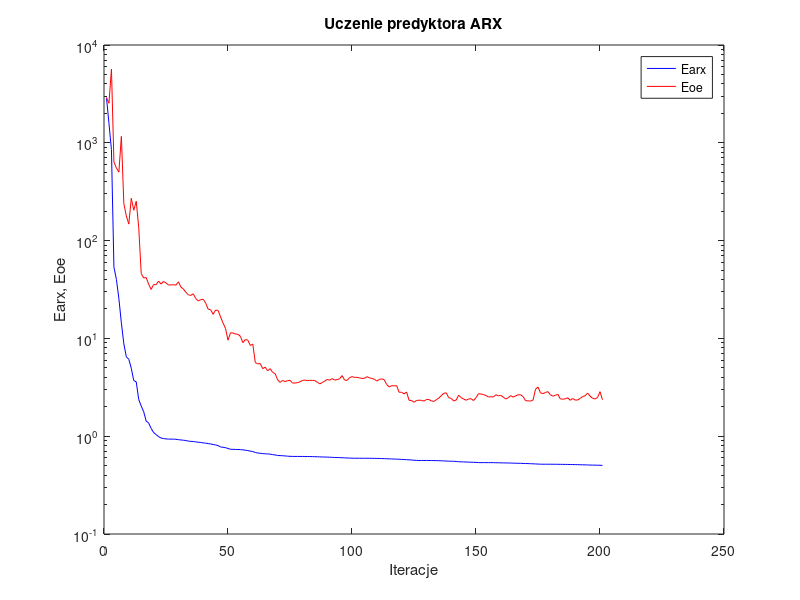
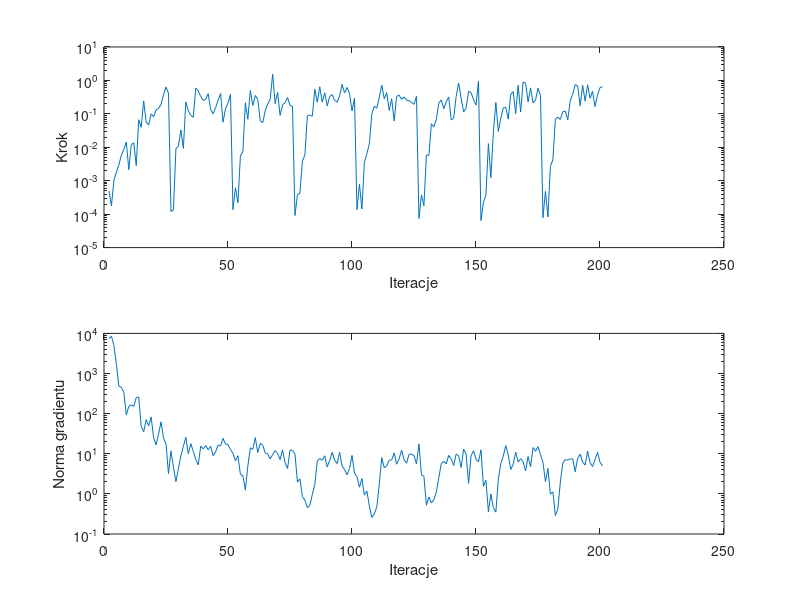

Source code (MATLAB) for these figures, in order:
%uczenie predyktora arx
clear all;
n=0; farx(n+1)=2.887799e+003; foe(n+1)=2.897986e+003; wspucz(n+1)=0.000000e+000; ng(n+1)=0.000000e+000;
%odnowa zmiennej metryki
n=1; farx(n+1)=1.578792e+003; foe(n+1)=2.537748e+003; krok(n+1)=4.981850e-004; ng(n+1)=7.393677e+003;
n=2; farx(n+1)=8.501937e+002; foe(n+1)=5.681691e+003; krok(n+1)=1.784716e-004; ng(n+1)=8.518064e+003;
n=3; farx(n+1)=5.343358e+001; foe(n+1)=6.376907e+002; krok(n+1)=1.037622e-003; ng(n+1)=4.990294e+003;
n=4; farx(n+1)=4.015547e+001; foe(n+1)=5.523789e+002; krok(n+1)=1.812955e-003; ng(n+1)=1.700063e+003;
n=5; farx(n+1)=2.549330e+001; foe(n+1)=5.013459e+002; krok(n+1)=3.009584e-003; ng(n+1)=4.828754e+002;
n=6; farx(n+1)=1.440837e+001; foe(n+1)=1.164061e+003; krok(n+1)=5.829556e-003; ng(n+1)=4.549910e+002;
n=7; farx(n+1)=8.795182e+000; foe(n+1)=2.381747e+002; krok(n+1)=8.647968e-003; ng(n+1)=3.358398e+002;
n=8; farx(n+1)=6.484482e+000; foe(n+1)=1.788830e+002; krok(n+1)=1.438335e-002; ng(n+1)=9.268668e+001;
n=9; farx(n+1)=6.122589e+000; foe(n+1)=1.475626e+002; krok(n+1)=2.145173e-003; ng(n+1)=1.521160e+002;
n=10; farx(n+1)=4.952292e+000; foe(n+1)=2.707202e+002; krok(n+1)=1.199953e-002; ng(n+1)=1.655618e+002;
n=11; farx(n+1)=3.707748e+000; foe(n+1)=2.044056e+002; krok(n+1)=1.370811e-002; ng(n+1)=1.517305e+002;
n=12; farx(n+1)=3.594379e+000; foe(n+1)=2.527563e+002; krok(n+1)=2.818159e-003; ng(n+1)=2.518861e+002;
n=13; farx(n+1)=2.371421e+000; foe(n+1)=1.362271e+002; krok(n+1)=6.659479e-002; ng(n+1)=2.598182e+002;
n=14; farx(n+1)=2.036600e+000; foe(n+1)=4.614915e+001; krok(n+1)=3.968448e-002; ng(n+1)=4.819433e+001;
n=15; farx(n+1)=1.779994e+000; foe(n+1)=4.149567e+001; krok(n+1)=2.429329e-001; ng(n+1)=3.534091e+001;
n=16; farx(n+1)=1.429318e+000; foe(n+1)=4.188210e+001; krok(n+1)=5.734876e-002; ng(n+1)=7.084444e+001;
n=17; farx(n+1)=1.365690e+000; foe(n+1)=3.588875e+001; krok(n+1)=4.616585e-002; ng(n+1)=4.971505e+001;
n=18; farx(n+1)=1.201624e+000; foe(n+1)=3.165798e+001; krok(n+1)=9.963479e-002; ng(n+1)=8.248123e+001;
n=19; farx(n+1)=1.090448e+000; foe(n+1)=3.554256e+001; krok(n+1)=8.277891e-002; ng(n+1)=2.526909e+001;
n=20; farx(n+1)=1.038989e+000; foe(n+1)=3.539050e+001; krok(n+1)=1.307960e-001; ng(n+1)=1.666715e+001;
n=21; farx(n+1)=9.907582e-001; foe(n+1)=3.856576e+001; krok(n+1)=1.463429e-001; ng(n+1)=3.104350e+001;
n=22; farx(n+1)=9.583996e-001; foe(n+1)=3.596625e+001; krok(n+1)=1.902702e-001; ng(n+1)=6.244944e+001;
n=23; farx(n+1)=9.456182e-001; foe(n+1)=3.819098e+001; krok(n+1)=3.745525e-001; ng(n+1)=2.439064e+001;
n=24; farx(n+1)=9.386041e-001; foe(n+1)=3.692569e+001; krok(n+1)=6.371584e-001; ng(n+1)=1.767840e+001;
n=25; farx(n+1)=9.344880e-001; foe(n+1)=3.516599e+001; krok(n+1)=4.126070e-001; ng(n+1)=3.192204e+000;
%odnowa zmiennej metryki
n=26; farx(n+1)=9.333146e-001; foe(n+1)=3.524785e+001; krok(n+1)=1.192523e-004; ng(n+1)=1.179478e+001;
n=27; farx(n+1)=9.331217e-001; foe(n+1)=3.537108e+001; krok(n+1)=1.337213e-004; ng(n+1)=4.589815e+000;
n=28; farx(n+1)=9.306912e-001; foe(n+1)=3.506367e+001; krok(n+1)=9.030079e-003; ng(n+1)=2.029436e+000;
n=29; farx(n+1)=9.212790e-001; foe(n+1)=3.789507e+001; krok(n+1)=1.091588e-002; ng(n+1)=4.257691e+000;
n=30; farx(n+1)=9.158047e-001; foe(n+1)=3.350117e+001; krok(n+1)=3.294851e-002; ng(n+1)=8.857108e+000;
n=31; farx(n+1)=9.098981e-001; foe(n+1)=3.201395e+001; krok(n+1)=9.296334e-003; ng(n+1)=1.525027e+001;
n=32; farx(n+1)=9.028360e-001; foe(n+1)=2.966057e+001; krok(n+1)=2.268451e-001; ng(n+1)=2.575076e+001;
n=33; farx(n+1)=8.906728e-001; foe(n+1)=2.791981e+001; krok(n+1)=1.238254e-001; ng(n+1)=9.929465e+000;
n=34; farx(n+1)=8.854895e-001; foe(n+1)=2.752198e+001; krok(n+1)=9.010248e-002; ng(n+1)=1.782523e+001;
n=35; farx(n+1)=8.825194e-001; foe(n+1)=2.856634e+001; krok(n+1)=7.925954e-002; ng(n+1)=1.142936e+001;
n=36; farx(n+1)=8.748165e-001; foe(n+1)=2.557957e+001; krok(n+1)=5.949654e-001; ng(n+1)=7.263211e+000;
n=37; farx(n+1)=8.685021e-001; foe(n+1)=2.415294e+001; krok(n+1)=4.836593e-001; ng(n+1)=5.314691e+000;
n=38; farx(n+1)=8.626253e-001; foe(n+1)=2.494809e+001; krok(n+1)=3.307424e-001; ng(n+1)=1.553898e+001;
n=39; farx(n+1)=8.547194e-001; foe(n+1)=2.512830e+001; krok(n+1)=2.522670e-001; ng(n+1)=1.324682e+001;
n=40; farx(n+1)=8.486329e-001; foe(n+1)=2.295454e+001; krok(n+1)=2.711458e-001; ng(n+1)=1.606966e+001;
n=41; farx(n+1)=8.406708e-001; foe(n+1)=1.992537e+001; krok(n+1)=4.014974e-001; ng(n+1)=1.250146e+001;
n=42; farx(n+1)=8.334917e-001; foe(n+1)=1.962324e+001; krok(n+1)=1.362644e-001; ng(n+1)=1.540344e+001;
n=43; farx(n+1)=8.218315e-001; foe(n+1)=1.762821e+001; krok(n+1)=1.003743e-001; ng(n+1)=8.956702e+000;
n=44; farx(n+1)=8.141957e-001; foe(n+1)=1.948358e+001; krok(n+1)=1.545805e-001; ng(n+1)=1.112930e+001;
n=45; farx(n+1)=8.014790e-001; foe(n+1)=1.932568e+001; krok(n+1)=2.522670e-001; ng(n+1)=1.654445e+001;
n=46; farx(n+1)=7.765701e-001; foe(n+1)=1.659008e+001; krok(n+1)=4.063898e-001; ng(n+1)=1.560292e+001;
n=47; farx(n+1)=7.705520e-001; foe(n+1)=1.436888e+001; krok(n+1)=5.625683e-002; ng(n+1)=2.427373e+001;
n=48; farx(n+1)=7.628857e-001; foe(n+1)=1.259987e+001; krok(n+1)=1.452529e-001; ng(n+1)=1.750744e+001;
n=49; farx(n+1)=7.491770e-001; foe(n+1)=9.588210e+000; krok(n+1)=2.097829e-001; ng(n+1)=1.696081e+001;
n=50; farx(n+1)=7.348356e-001; foe(n+1)=1.141256e+001; krok(n+1)=3.854790e-001; ng(n+1)=1.276275e+001;
%odnowa zmiennej metryki
n=51; farx(n+1)=7.340654e-001; foe(n+1)=1.137323e+001; krok(n+1)=1.367364e-004; ng(n+1)=1.018472e+001;
n=52; farx(n+1)=7.325641e-001; foe(n+1)=1.108628e+001; krok(n+1)=6.162400e-004; ng(n+1)=6.671535e+000;
n=53; farx(n+1)=7.311557e-001; foe(n+1)=1.102350e+001; krok(n+1)=2.189959e-004; ng(n+1)=8.926344e+000;
n=54; farx(n+1)=7.288216e-001; foe(n+1)=1.050218e+001; krok(n+1)=5.548179e-003; ng(n+1)=3.075992e+000;
n=55; farx(n+1)=7.255410e-001; foe(n+1)=9.043274e+000; krok(n+1)=7.444102e-003; ng(n+1)=2.836419e+000;
n=56; farx(n+1)=7.190531e-001; foe(n+1)=9.738837e+000; krok(n+1)=2.144024e-001; ng(n+1)=1.241861e+000;
n=57; farx(n+1)=7.130401e-001; foe(n+1)=9.586251e+000; krok(n+1)=6.900644e-002; ng(n+1)=4.981297e+000;
n=58; farx(n+1)=7.032169e-001; foe(n+1)=8.467966e+000; krok(n+1)=5.014424e-001; ng(n+1)=1.408392e+001;
n=59; farx(n+1)=6.973719e-001; foe(n+1)=8.750163e+000; krok(n+1)=1.775417e-001; ng(n+1)=1.282244e+001;
n=60; farx(n+1)=6.813405e-001; foe(n+1)=5.658254e+000; krok(n+1)=3.556863e-001; ng(n+1)=2.519426e+001;
n=61; farx(n+1)=6.737602e-001; foe(n+1)=5.497319e+000; krok(n+1)=2.710777e-001; ng(n+1)=1.079688e+001;
n=62; farx(n+1)=6.687154e-001; foe(n+1)=5.526830e+000; krok(n+1)=6.259203e-002; ng(n+1)=1.807850e+001;
n=63; farx(n+1)=6.638542e-001; foe(n+1)=4.900021e+000; krok(n+1)=5.455281e-002; ng(n+1)=1.635933e+001;
n=64; farx(n+1)=6.607838e-001; foe(n+1)=5.080767e+000; krok(n+1)=1.227474e-001; ng(n+1)=1.049367e+001;
n=65; farx(n+1)=6.584812e-001; foe(n+1)=4.665492e+000; krok(n+1)=1.981883e-001; ng(n+1)=9.939979e+000;
n=66; farx(n+1)=6.560346e-001; foe(n+1)=4.906606e+000; krok(n+1)=2.689113e-001; ng(n+1)=7.458118e+000;
n=67; farx(n+1)=6.481253e-001; foe(n+1)=4.496668e+000; krok(n+1)=1.546899e+000; ng(n+1)=9.473119e+000;
n=68; farx(n+1)=6.437123e-001; foe(n+1)=4.364786e+000; krok(n+1)=2.031949e-001; ng(n+1)=1.194949e+001;
n=69; farx(n+1)=6.350685e-001; foe(n+1)=3.774936e+000; krok(n+1)=4.386596e-001; ng(n+1)=1.024546e+001;
n=70; farx(n+1)=6.332585e-001; foe(n+1)=3.550637e+000; krok(n+1)=9.018109e-002; ng(n+1)=7.125395e+000;
n=71; farx(n+1)=6.313402e-001; foe(n+1)=3.717183e+000; krok(n+1)=1.853482e-001; ng(n+1)=1.255565e+001;
n=72; farx(n+1)=6.286198e-001; foe(n+1)=3.616153e+000; krok(n+1)=2.152723e-001; ng(n+1)=5.973234e+000;
n=73; farx(n+1)=6.249828e-001; foe(n+1)=3.695181e+000; krok(n+1)=3.066947e-001; ng(n+1)=4.281473e+000;
n=74; farx(n+1)=6.226594e-001; foe(n+1)=3.729220e+000; krok(n+1)=1.818254e-001; ng(n+1)=1.233793e+001;
n=75; farx(n+1)=6.216206e-001; foe(n+1)=3.496523e+000; krok(n+1)=1.655202e-001; ng(n+1)=1.212676e+001;
%odnowa zmiennej metryki
n=76; farx(n+1)=6.211487e-001; foe(n+1)=3.496070e+000; krok(n+1)=9.108681e-005; ng(n+1)=9.902811e+000;
n=77; farx(n+1)=6.210713e-001; foe(n+1)=3.529079e+000; krok(n+1)=3.831728e-004; ng(n+1)=1.974708e+000;
n=78; farx(n+1)=6.209233e-001; foe(n+1)=3.597055e+000; krok(n+1)=4.223390e-004; ng(n+1)=2.366862e+000;
n=79; farx(n+1)=6.207891e-001; foe(n+1)=3.712425e+000; krok(n+1)=3.850440e-003; ng(n+1)=8.527175e-001;
n=80; farx(n+1)=6.206175e-001; foe(n+1)=3.749767e+000; krok(n+1)=5.799093e-003; ng(n+1)=7.013839e-001;
n=81; farx(n+1)=6.198278e-001; foe(n+1)=3.698521e+000; krok(n+1)=8.732707e-002; ng(n+1)=4.530117e-001;
n=82; farx(n+1)=6.193555e-001; foe(n+1)=3.729640e+000; krok(n+1)=9.233170e-002; ng(n+1)=5.157568e-001;
n=83; farx(n+1)=6.189142e-001; foe(n+1)=3.719086e+000; krok(n+1)=8.512166e-002; ng(n+1)=9.714385e-001;
n=84; farx(n+1)=6.174226e-001; foe(n+1)=3.706874e+000; krok(n+1)=5.461800e-001; ng(n+1)=1.707955e+000;
n=85; farx(n+1)=6.166002e-001; foe(n+1)=3.569444e+000; krok(n+1)=2.223238e-001; ng(n+1)=6.592876e+000;
n=86; farx(n+1)=6.144717e-001; foe(n+1)=3.425975e+000; krok(n+1)=6.480438e-001; ng(n+1)=7.627344e+000;
n=87; farx(n+1)=6.135850e-001; foe(n+1)=3.539707e+000; krok(n+1)=2.239477e-001; ng(n+1)=6.894429e+000;
n=88; farx(n+1)=6.121752e-001; foe(n+1)=3.663230e+000; krok(n+1)=4.268310e-001; ng(n+1)=8.909015e+000;
n=89; farx(n+1)=6.116315e-001; foe(n+1)=3.803018e+000; krok(n+1)=1.717868e-001; ng(n+1)=4.692784e+000;
n=90; farx(n+1)=6.099256e-001; foe(n+1)=3.738001e+000; krok(n+1)=3.319551e-001; ng(n+1)=6.790821e+000;
n=91; farx(n+1)=6.080421e-001; foe(n+1)=3.879335e+000; krok(n+1)=3.772555e-001; ng(n+1)=1.088396e+001;
n=92; farx(n+1)=6.060728e-001; foe(n+1)=3.753715e+000; krok(n+1)=2.553603e-001; ng(n+1)=6.868132e+000;
n=93; farx(n+1)=6.052797e-001; foe(n+1)=3.789658e+000; krok(n+1)=2.224108e-001; ng(n+1)=5.710700e+000;
n=94; farx(n+1)=6.039358e-001; foe(n+1)=3.870759e+000; krok(n+1)=3.428611e-001; ng(n+1)=1.097087e+001;
n=95; farx(n+1)=6.024547e-001; foe(n+1)=4.167013e+000; krok(n+1)=7.676757e-001; ng(n+1)=4.948920e+000;
n=96; farx(n+1)=6.007875e-001; foe(n+1)=3.753580e+000; krok(n+1)=4.268310e-001; ng(n+1)=4.025835e+000;
n=97; farx(n+1)=5.988694e-001; foe(n+1)=3.723547e+000; krok(n+1)=6.155707e-001; ng(n+1)=3.011017e+000;
n=98; farx(n+1)=5.974503e-001; foe(n+1)=3.969645e+000; krok(n+1)=4.041502e-001; ng(n+1)=4.291375e+000;
n=99; farx(n+1)=5.962025e-001; foe(n+1)=4.064796e+000; krok(n+1)=1.220399e-001; ng(n+1)=9.097479e+000;
n=100; farx(n+1)=5.954214e-001; foe(n+1)=3.994746e+000; krok(n+1)=2.920744e-001; ng(n+1)=3.264457e+000;
%odnowa zmiennej metryki
n=101; farx(n+1)=5.953708e-001; foe(n+1)=4.000353e+000; krok(n+1)=1.354575e-004; ng(n+1)=2.724185e+000;
n=102; farx(n+1)=5.952893e-001; foe(n+1)=3.943848e+000; krok(n+1)=7.854526e-004; ng(n+1)=1.472294e+000;
n=103; farx(n+1)=5.952507e-001; foe(n+1)=3.902445e+000; krok(n+1)=1.422016e-004; ng(n+1)=2.415484e+000;
n=104; farx(n+1)=5.951181e-001; foe(n+1)=3.903514e+000; krok(n+1)=3.544455e-003; ng(n+1)=9.359764e-001;
n=105; farx(n+1)=5.947523e-001; foe(n+1)=4.062495e+000; krok(n+1)=6.446985e-003; ng(n+1)=1.174146e+000;
n=106; farx(n+1)=5.946198e-001; foe(n+1)=3.957796e+000; krok(n+1)=1.274938e-002; ng(n+1)=5.031962e-001;
n=107; farx(n+1)=5.943004e-001; foe(n+1)=3.890934e+000; krok(n+1)=9.990853e-002; ng(n+1)=2.592025e-001;
n=108; farx(n+1)=5.936737e-001; foe(n+1)=3.826209e+000; krok(n+1)=1.690558e-001; ng(n+1)=3.201235e-001;
n=109; farx(n+1)=5.929859e-001; foe(n+1)=3.658658e+000; krok(n+1)=1.471339e-001; ng(n+1)=4.663837e-001;
n=110; farx(n+1)=5.923499e-001; foe(n+1)=3.813466e+000; krok(n+1)=3.125722e-001; ng(n+1)=1.753909e+000;
n=111; farx(n+1)=5.905998e-001; foe(n+1)=3.856762e+000; krok(n+1)=7.214488e-001; ng(n+1)=8.037992e+000;
n=112; farx(n+1)=5.899476e-001; foe(n+1)=3.779420e+000; krok(n+1)=2.847814e-001; ng(n+1)=4.476925e+000;
n=113; farx(n+1)=5.883356e-001; foe(n+1)=3.375455e+000; krok(n+1)=4.310227e-001; ng(n+1)=4.987050e+000;
n=114; farx(n+1)=5.869674e-001; foe(n+1)=3.182850e+000; krok(n+1)=1.269085e-001; ng(n+1)=6.920172e+000;
n=115; farx(n+1)=5.850346e-001; foe(n+1)=3.291101e+000; krok(n+1)=2.828655e-001; ng(n+1)=7.031657e+000;
n=116; farx(n+1)=5.844062e-001; foe(n+1)=3.264091e+000; krok(n+1)=6.079450e-002; ng(n+1)=1.047228e+001;
n=117; farx(n+1)=5.830903e-001; foe(n+1)=3.288388e+000; krok(n+1)=3.337224e-001; ng(n+1)=5.489897e+000;
n=118; farx(n+1)=5.810736e-001; foe(n+1)=2.812375e+000; krok(n+1)=3.607908e-001; ng(n+1)=7.461712e+000;
n=119; farx(n+1)=5.793516e-001; foe(n+1)=2.817192e+000; krok(n+1)=2.710777e-001; ng(n+1)=1.223528e+001;
n=120; farx(n+1)=5.771990e-001; foe(n+1)=2.706476e+000; krok(n+1)=3.202323e-001; ng(n+1)=7.059501e+000;
n=121; farx(n+1)=5.753602e-001; foe(n+1)=2.836861e+000; krok(n+1)=2.569287e-001; ng(n+1)=5.789498e+000;
n=122; farx(n+1)=5.731731e-001; foe(n+1)=2.328544e+000; krok(n+1)=2.476508e-001; ng(n+1)=9.664534e+000;
n=123; farx(n+1)=5.716071e-001; foe(n+1)=2.317330e+000; krok(n+1)=2.205796e-001; ng(n+1)=9.832276e+000;
n=124; farx(n+1)=5.679216e-001; foe(n+1)=2.223024e+000; krok(n+1)=1.919924e-001; ng(n+1)=8.947362e+000;
n=125; farx(n+1)=5.658859e-001; foe(n+1)=2.317751e+000; krok(n+1)=3.354651e-001; ng(n+1)=5.554591e+000;
%odnowa zmiennej metryki
n=126; farx(n+1)=5.649906e-001; foe(n+1)=2.336467e+000; krok(n+1)=7.432247e-005; ng(n+1)=1.769709e+001;
n=127; farx(n+1)=5.648422e-001; foe(n+1)=2.324251e+000; krok(n+1)=3.761980e-004; ng(n+1)=2.971833e+000;
n=128; farx(n+1)=5.647367e-001; foe(n+1)=2.283880e+000; krok(n+1)=1.784716e-004; ng(n+1)=2.747395e+000;
n=129; farx(n+1)=5.646651e-001; foe(n+1)=2.370957e+000; krok(n+1)=5.852382e-003; ng(n+1)=5.190087e-001;
n=130; farx(n+1)=5.644712e-001; foe(n+1)=2.375215e+000; krok(n+1)=5.767896e-003; ng(n+1)=8.395413e-001;
n=131; farx(n+1)=5.637582e-001; foe(n+1)=2.292966e+000; krok(n+1)=5.059367e-002; ng(n+1)=5.999592e-001;
n=132; farx(n+1)=5.633037e-001; foe(n+1)=2.268688e+000; krok(n+1)=4.076532e-002; ng(n+1)=7.150276e-001;
n=133; farx(n+1)=5.627230e-001; foe(n+1)=2.362626e+000; krok(n+1)=6.778645e-002; ng(n+1)=1.098591e+000;
n=134; farx(n+1)=5.619721e-001; foe(n+1)=2.454368e+000; krok(n+1)=2.093785e-001; ng(n+1)=2.528834e+000;
n=135; farx(n+1)=5.606924e-001; foe(n+1)=2.598160e+000; krok(n+1)=2.621866e-001; ng(n+1)=5.683169e+000;
n=136; farx(n+1)=5.587997e-001; foe(n+1)=2.745332e+000; krok(n+1)=1.422614e-001; ng(n+1)=6.478531e+000;
n=137; farx(n+1)=5.576049e-001; foe(n+1)=2.777863e+000; krok(n+1)=2.288809e-001; ng(n+1)=5.595939e+000;
n=138; farx(n+1)=5.555790e-001; foe(n+1)=2.475284e+000; krok(n+1)=3.200292e-001; ng(n+1)=9.109514e+000;
n=139; farx(n+1)=5.549477e-001; foe(n+1)=2.432894e+000; krok(n+1)=6.533169e-002; ng(n+1)=7.439465e+000;
n=140; farx(n+1)=5.541707e-001; foe(n+1)=2.293772e+000; krok(n+1)=7.514923e-002; ng(n+1)=5.111717e+000;
n=141; farx(n+1)=5.516357e-001; foe(n+1)=2.340723e+000; krok(n+1)=3.328440e-001; ng(n+1)=9.898565e+000;
n=142; farx(n+1)=5.481988e-001; foe(n+1)=2.626917e+000; krok(n+1)=8.328011e-001; ng(n+1)=8.850565e+000;
n=143; farx(n+1)=5.468313e-001; foe(n+1)=2.483233e+000; krok(n+1)=2.960535e-001; ng(n+1)=4.543680e+000;
n=144; farx(n+1)=5.458754e-001; foe(n+1)=2.396971e+000; krok(n+1)=1.134226e-001; ng(n+1)=1.309164e+001;
n=145; farx(n+1)=5.447958e-001; foe(n+1)=2.332500e+000; krok(n+1)=1.487872e-001; ng(n+1)=9.990377e+000;
n=146; farx(n+1)=5.432539e-001; foe(n+1)=2.397678e+000; krok(n+1)=4.714530e-001; ng(n+1)=1.828998e+000;
n=147; farx(n+1)=5.418245e-001; foe(n+1)=2.420584e+000; krok(n+1)=4.324752e-001; ng(n+1)=8.875459e+000;
n=148; farx(n+1)=5.408651e-001; foe(n+1)=2.314419e+000; krok(n+1)=2.658374e-001; ng(n+1)=1.187335e+001;
n=149; farx(n+1)=5.398773e-001; foe(n+1)=2.477506e+000; krok(n+1)=1.827549e-001; ng(n+1)=7.407156e+000;
n=150; farx(n+1)=5.372904e-001; foe(n+1)=2.718063e+000; krok(n+1)=9.512526e-001; ng(n+1)=6.288066e+000;
%odnowa zmiennej metryki
n=151; farx(n+1)=5.369180e-001; foe(n+1)=2.700131e+000; krok(n+1)=6.447294e-005; ng(n+1)=1.254074e+001;
n=152; farx(n+1)=5.368911e-001; foe(n+1)=2.663548e+000; krok(n+1)=2.247378e-004; ng(n+1)=1.535095e+000;
n=153; farx(n+1)=5.368205e-001; foe(n+1)=2.604511e+000; krok(n+1)=3.697036e-004; ng(n+1)=2.196110e+000;
n=154; farx(n+1)=5.367487e-001; foe(n+1)=2.523903e+000; krok(n+1)=1.290032e-002; ng(n+1)=3.566864e-001;
n=155; farx(n+1)=5.366873e-001; foe(n+1)=2.526610e+000; krok(n+1)=1.238384e-003; ng(n+1)=9.915360e-001;
n=156; farx(n+1)=5.364636e-001; foe(n+1)=2.517738e+000; krok(n+1)=2.780492e-002; ng(n+1)=4.489171e-001;
n=157; farx(n+1)=5.355126e-001; foe(n+1)=2.653844e+000; krok(n+1)=2.176811e-001; ng(n+1)=3.511165e-001;
n=158; farx(n+1)=5.348614e-001; foe(n+1)=2.588704e+000; krok(n+1)=2.992730e-002; ng(n+1)=2.326264e+000;
n=159; farx(n+1)=5.343539e-001; foe(n+1)=2.619516e+000; krok(n+1)=7.420579e-002; ng(n+1)=5.714145e+000;
n=160; farx(n+1)=5.333737e-001; foe(n+1)=2.511015e+000; krok(n+1)=1.510272e-001; ng(n+1)=8.788674e+000;
n=161; farx(n+1)=5.328138e-001; foe(n+1)=2.401603e+000; krok(n+1)=1.567018e-001; ng(n+1)=1.592391e+001;
n=162; farx(n+1)=5.322567e-001; foe(n+1)=2.477102e+000; krok(n+1)=6.964181e-002; ng(n+1)=9.427634e+000;
n=163; farx(n+1)=5.315488e-001; foe(n+1)=2.598506e+000; krok(n+1)=3.806077e-001; ng(n+1)=4.065226e+000;
n=164; farx(n+1)=5.299244e-001; foe(n+1)=2.508997e+000; krok(n+1)=4.635137e-001; ng(n+1)=5.492226e+000;
n=165; farx(n+1)=5.294079e-001; foe(n+1)=2.586836e+000; krok(n+1)=1.016482e-001; ng(n+1)=1.098326e+001;
n=166; farx(n+1)=5.284769e-001; foe(n+1)=2.654369e+000; krok(n+1)=7.228765e-001; ng(n+1)=6.236149e+000;
n=167; farx(n+1)=5.280637e-001; foe(n+1)=2.648559e+000; krok(n+1)=1.134226e-001; ng(n+1)=7.571986e+000;
n=168; farx(n+1)=5.265740e-001; foe(n+1)=2.539701e+000; krok(n+1)=9.073805e-001; ng(n+1)=6.303867e+000;
n=169; farx(n+1)=5.254465e-001; foe(n+1)=2.309247e+000; krok(n+1)=8.195779e-001; ng(n+1)=3.727542e+000;
n=170; farx(n+1)=5.249564e-001; foe(n+1)=2.297804e+000; krok(n+1)=2.278082e-001; ng(n+1)=8.563505e+000;
n=171; farx(n+1)=5.233217e-001; foe(n+1)=2.287222e+000; krok(n+1)=6.000244e-001; ng(n+1)=4.750345e+000;
n=172; farx(n+1)=5.219540e-001; foe(n+1)=2.339804e+000; krok(n+1)=2.134155e-001; ng(n+1)=1.425012e+001;
n=173; farx(n+1)=5.204569e-001; foe(n+1)=3.023543e+000; krok(n+1)=2.577175e-001; ng(n+1)=1.151349e+001;
n=174; farx(n+1)=5.189798e-001; foe(n+1)=3.179811e+000; krok(n+1)=5.824576e-001; ng(n+1)=1.505538e+001;
n=175; farx(n+1)=5.173132e-001; foe(n+1)=2.777215e+000; krok(n+1)=3.589327e-001; ng(n+1)=9.521505e+000;
%odnowa zmiennej metryki
n=176; farx(n+1)=5.171714e-001; foe(n+1)=2.727914e+000; krok(n+1)=7.813213e-005; ng(n+1)=6.128269e+000;
n=177; farx(n+1)=5.170607e-001; foe(n+1)=2.796426e+000; krok(n+1)=4.794822e-004; ng(n+1)=2.024500e+000;
n=178; farx(n+1)=5.170070e-001; foe(n+1)=2.857407e+000; krok(n+1)=8.233132e-005; ng(n+1)=4.304119e+000;
n=179; farx(n+1)=5.168761e-001; foe(n+1)=2.649272e+000; krok(n+1)=2.660052e-003; ng(n+1)=9.841238e-001;
n=180; farx(n+1)=5.166293e-001; foe(n+1)=2.565665e+000; krok(n+1)=4.258262e-003; ng(n+1)=1.121231e+000;
n=181; farx(n+1)=5.164068e-001; foe(n+1)=2.621875e+000; krok(n+1)=7.071636e-002; ng(n+1)=2.899257e-001;
n=182; farx(n+1)=5.160991e-001; foe(n+1)=2.680259e+000; krok(n+1)=8.000730e-002; ng(n+1)=4.192800e-001;
n=183; farx(n+1)=5.156373e-001; foe(n+1)=2.406041e+000; krok(n+1)=6.826594e-002; ng(n+1)=1.964079e+000;
n=184; farx(n+1)=5.153014e-001; foe(n+1)=2.390294e+000; krok(n+1)=1.160291e-001; ng(n+1)=5.900938e+000;
n=185; farx(n+1)=5.147387e-001; foe(n+1)=2.410820e+000; krok(n+1)=1.209148e-001; ng(n+1)=7.147703e+000;
n=186; farx(n+1)=5.145512e-001; foe(n+1)=2.471364e+000; krok(n+1)=6.601690e-002; ng(n+1)=6.984058e+000;
n=187; farx(n+1)=5.135967e-001; foe(n+1)=2.328999e+000; krok(n+1)=2.469201e-001; ng(n+1)=7.393502e+000;
n=188; farx(n+1)=5.130319e-001; foe(n+1)=2.432400e+000; krok(n+1)=3.874329e-001; ng(n+1)=7.496025e+000;
n=189; farx(n+1)=5.124388e-001; foe(n+1)=2.339952e+000; krok(n+1)=7.491049e-001; ng(n+1)=3.562871e+000;
n=190; farx(n+1)=5.114316e-001; foe(n+1)=2.344802e+000; krok(n+1)=6.761661e-001; ng(n+1)=7.746123e+000;
n=191; farx(n+1)=5.110944e-001; foe(n+1)=2.435766e+000; krok(n+1)=1.738735e-001; ng(n+1)=9.789865e+000;
n=192; farx(n+1)=5.099663e-001; foe(n+1)=2.542958e+000; krok(n+1)=7.113726e-001; ng(n+1)=6.214042e+000;
n=193; farx(n+1)=5.094238e-001; foe(n+1)=2.593689e+000; krok(n+1)=2.409855e-001; ng(n+1)=5.225603e+000;
n=194; farx(n+1)=5.080302e-001; foe(n+1)=2.763338e+000; krok(n+1)=7.386536e-001; ng(n+1)=1.155105e+001;
n=195; farx(n+1)=5.070639e-001; foe(n+1)=2.569012e+000; krok(n+1)=2.928073e-001; ng(n+1)=5.987548e+000;
n=196; farx(n+1)=5.064360e-001; foe(n+1)=2.444096e+000; krok(n+1)=4.735540e-001; ng(n+1)=4.802689e+000;
n=197; farx(n+1)=5.060033e-001; foe(n+1)=2.400772e+000; krok(n+1)=1.653712e-001; ng(n+1)=7.121664e+000;
n=198; farx(n+1)=5.053455e-001; foe(n+1)=2.489649e+000; krok(n+1)=3.655097e-001; ng(n+1)=1.085562e+001;
n=199; farx(n+1)=5.045210e-001; foe(n+1)=2.852815e+000; krok(n+1)=6.095712e-001; ng(n+1)=6.130982e+000;
n=200; farx(n+1)=5.029033e-001; foe(n+1)=2.361149e+000; krok(n+1)=6.480438e-001; ng(n+1)=5.021302e+000;

figure; semilogy(farx,'b'); hold on; semilogy(foe,'r'); xlabel('Iteracje'); ylabel('Earx, Eoe'); legend('Earx','Eoe'); title('Uczenie predyktora ARX');
figure; subplot(2,1,1); semilogy(krok); xlabel('Iteracje'); ylabel('Krok');
subplot(2,1,2); semilogy(ng); xlabel('Iteracje'); ylabel('Norma gradientu');
Earx=farx(n+1)
Eoe=foe(n+1)
